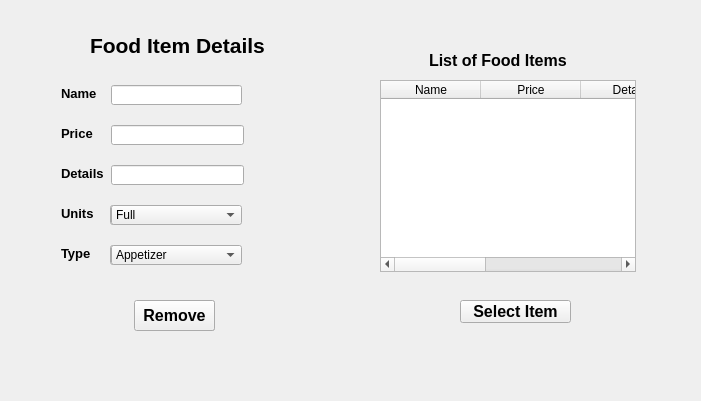
<?xml version="1.0" encoding="UTF-8"?>
<ui version="4.0">
 <class>fooditem</class>
 <widget class="QWidget" name="fooditem">
  <property name="geometry">
   <rect>
    <x>0</x>
    <y>0</y>
    <width>701</width>
    <height>401</height>
   </rect>
  </property>
  <property name="windowTitle">
   <string>Form</string>
  </property>
  <widget class="QPushButton" name="save">
   <property name="geometry">
    <rect>
     <x>140</x>
     <y>300</y>
     <width>75</width>
     <height>31</height>
    </rect>
   </property>
   <property name="font">
    <font>
     <pointsize>12</pointsize>
     <weight>75</weight>
     <bold>true</bold>
    </font>
   </property>
   <property name="text">
    <string>Save</string>
   </property>
  </widget>
  <widget class="QPushButton" name="remove">
   <property name="geometry">
    <rect>
     <x>134</x>
     <y>300</y>
     <width>81</width>
     <height>31</height>
    </rect>
   </property>
   <property name="font">
    <font>
     <pointsize>12</pointsize>
     <weight>75</weight>
     <bold>true</bold>
    </font>
   </property>
   <property name="text">
    <string>Remove</string>
   </property>
  </widget>
  <widget class="QLabel" name="label_8">
   <property name="geometry">
    <rect>
     <x>90</x>
     <y>30</y>
     <width>191</width>
     <height>31</height>
    </rect>
   </property>
   <property name="font">
    <font>
     <pointsize>16</pointsize>
     <weight>75</weight>
     <bold>true</bold>
    </font>
   </property>
   <property name="text">
    <string>Food Item Details</string>
   </property>
  </widget>
  <widget class="QLineEdit" name="lunit">
   <property name="geometry">
    <rect>
     <x>110</x>
     <y>205</y>
     <width>131</width>
     <height>20</height>
    </rect>
   </property>
  </widget>
  <widget class="QLineEdit" name="ltype">
   <property name="geometry">
    <rect>
     <x>110</x>
     <y>245</y>
     <width>131</width>
     <height>20</height>
    </rect>
   </property>
  </widget>
  <widget class="QComboBox" name="ctype">
   <property name="geometry">
    <rect>
     <x>111</x>
     <y>245</y>
     <width>131</width>
     <height>20</height>
    </rect>
   </property>
   <item>
    <property name="text">
     <string>Appetizer</string>
    </property>
   </item>
   <item>
    <property name="text">
     <string>Chinese</string>
    </property>
   </item>
   <item>
    <property name="text">
     <string>Italian</string>
    </property>
   </item>
   <item>
    <property name="text">
     <string>Traditional</string>
    </property>
   </item>
   <item>
    <property name="text">
     <string>Dessert</string>
    </property>
   </item>
   <item>
    <property name="text">
     <string>Other</string>
    </property>
   </item>
  </widget>
  <widget class="QLabel" name="label">
   <property name="geometry">
    <rect>
     <x>61</x>
     <y>85</y>
     <width>35</width>
     <height>16</height>
    </rect>
   </property>
   <property name="font">
    <font>
     <pointsize>10</pointsize>
     <weight>75</weight>
     <bold>true</bold>
    </font>
   </property>
   <property name="text">
    <string>Name</string>
   </property>
  </widget>
  <widget class="QLineEdit" name="name">
   <property name="geometry">
    <rect>
     <x>111</x>
     <y>85</y>
     <width>131</width>
     <height>20</height>
    </rect>
   </property>
  </widget>
  <widget class="QLabel" name="label_7">
   <property name="geometry">
    <rect>
     <x>61</x>
     <y>245</y>
     <width>31</width>
     <height>16</height>
    </rect>
   </property>
   <property name="font">
    <font>
     <pointsize>10</pointsize>
     <weight>75</weight>
     <bold>true</bold>
    </font>
   </property>
   <property name="text">
    <string>Type</string>
   </property>
  </widget>
  <widget class="QLineEdit" name="detail">
   <property name="geometry">
    <rect>
     <x>111</x>
     <y>165</y>
     <width>133</width>
     <height>20</height>
    </rect>
   </property>
  </widget>
  <widget class="QLineEdit" name="price">
   <property name="geometry">
    <rect>
     <x>111</x>
     <y>125</y>
     <width>133</width>
     <height>20</height>
    </rect>
   </property>
  </widget>
  <widget class="QLabel" name="label_2">
   <property name="geometry">
    <rect>
     <x>61</x>
     <y>125</y>
     <width>32</width>
     <height>16</height>
    </rect>
   </property>
   <property name="font">
    <font>
     <pointsize>10</pointsize>
     <weight>75</weight>
     <bold>true</bold>
    </font>
   </property>
   <property name="text">
    <string>Price</string>
   </property>
  </widget>
  <widget class="QLabel" name="label_3">
   <property name="geometry">
    <rect>
     <x>61</x>
     <y>165</y>
     <width>44</width>
     <height>16</height>
    </rect>
   </property>
   <property name="font">
    <font>
     <pointsize>10</pointsize>
     <weight>75</weight>
     <bold>true</bold>
    </font>
   </property>
   <property name="text">
    <string>Details</string>
   </property>
  </widget>
  <widget class="QLabel" name="label_4">
   <property name="geometry">
    <rect>
     <x>61</x>
     <y>205</y>
     <width>32</width>
     <height>16</height>
    </rect>
   </property>
   <property name="font">
    <font>
     <pointsize>10</pointsize>
     <weight>75</weight>
     <bold>true</bold>
    </font>
   </property>
   <property name="text">
    <string>Units</string>
   </property>
  </widget>
  <widget class="QComboBox" name="cunit">
   <property name="geometry">
    <rect>
     <x>111</x>
     <y>205</y>
     <width>131</width>
     <height>20</height>
    </rect>
   </property>
   <item>
    <property name="text">
     <string>Full</string>
    </property>
   </item>
   <item>
    <property name="text">
     <string>Half</string>
    </property>
   </item>
   <item>
    <property name="text">
     <string>Kilogram</string>
    </property>
   </item>
   <item>
    <property name="text">
     <string>Plate</string>
    </property>
   </item>
   <item>
    <property name="text">
     <string>Peice</string>
    </property>
   </item>
   <item>
    <property name="text">
     <string>Plate</string>
    </property>
   </item>
   <item>
    <property name="text">
     <string>Scoop</string>
    </property>
   </item>
  </widget>
  <widget class="QLabel" name="foodlist">
   <property name="geometry">
    <rect>
     <x>429</x>
     <y>50</y>
     <width>161</width>
     <height>20</height>
    </rect>
   </property>
   <property name="font">
    <font>
     <pointsize>12</pointsize>
     <weight>75</weight>
     <bold>true</bold>
    </font>
   </property>
   <property name="text">
    <string>List of Food Items</string>
   </property>
  </widget>
  <widget class="QTableWidget" name="flist">
   <property name="geometry">
    <rect>
     <x>380</x>
     <y>80</y>
     <width>256</width>
     <height>192</height>
    </rect>
   </property>
   <property name="minimumSize">
    <size>
     <width>256</width>
     <height>192</height>
    </size>
   </property>
   <column>
    <property name="text">
     <string>Name</string>
    </property>
   </column>
   <column>
    <property name="text">
     <string>Price</string>
    </property>
   </column>
   <column>
    <property name="text">
     <string>Details</string>
    </property>
   </column>
   <column>
    <property name="text">
     <string>Units</string>
    </property>
   </column>
   <column>
    <property name="text">
     <string>Type</string>
    </property>
   </column>
  </widget>
  <widget class="QPushButton" name="selecti">
   <property name="geometry">
    <rect>
     <x>460</x>
     <y>300</y>
     <width>111</width>
     <height>23</height>
    </rect>
   </property>
   <property name="font">
    <font>
     <pointsize>12</pointsize>
     <weight>75</weight>
     <bold>true</bold>
    </font>
   </property>
   <property name="text">
    <string>Select Item</string>
   </property>
  </widget>
 </widget>
 <resources/>
 <connections/>
</ui>
